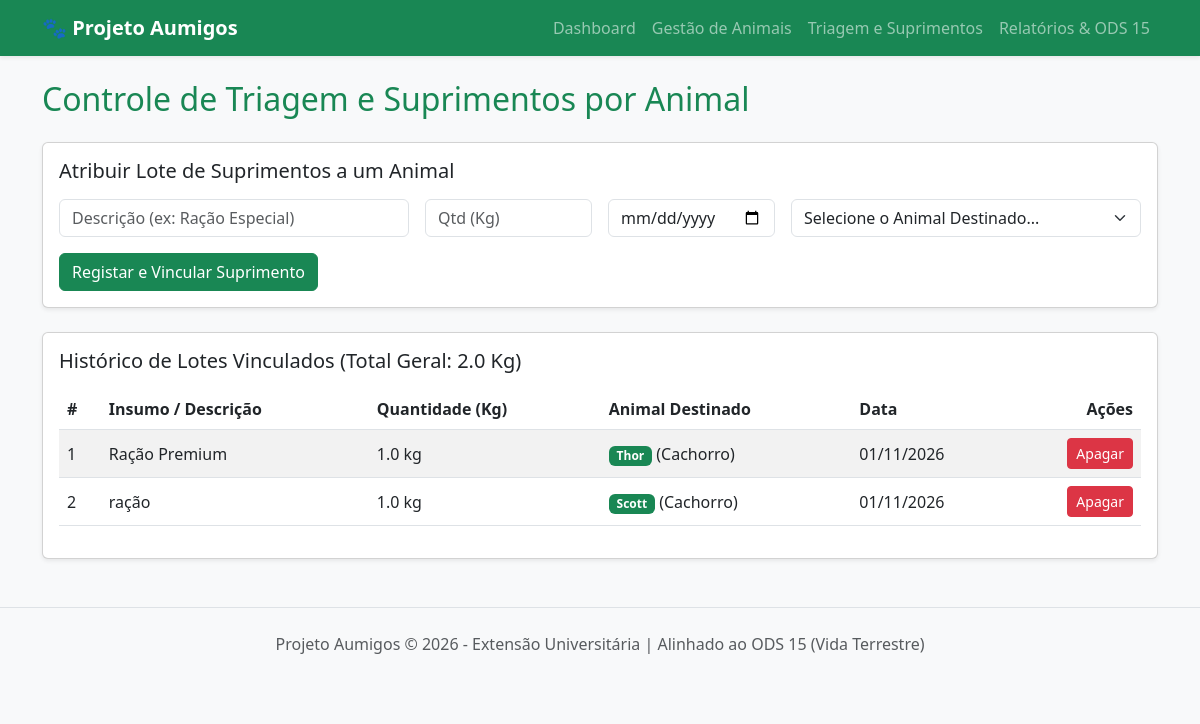
The app's page /triagem with its own data.
### app.py (models this page shows)
class Suprimento(db.Model):
    id = db.Column(db.Integer, primary_key=True)
    descricao = db.Column(db.String(150), nullable=False)
    quantidade_kg = db.Column(db.Float, nullable=False)
    data_registro = db.Column(db.String(50), nullable=False)
    animal_id = db.Column(db.Integer, db.ForeignKey('animal.id'), nullable=False)

class Animal(db.Model):
    id = db.Column(db.Integer, primary_key=True)
    nome = db.Column(db.String(100), nullable=False)
    especie = db.Column(db.String(50), nullable=False)
    idade = db.Column(db.String(50), nullable=False)
    status_saude = db.Column(db.String(200), nullable=False)
    suprimentos = db.relationship('Suprimento', backref='animal_destinado', lazy=True, cascade='all, delete-orphan')

### app.py (the view, shortened to what this page needs)
@app.route('/triagem', methods=['GET', 'POST'])
def triagem():
    lista_suprimentos = Suprimento.query.all()
    lista_animais = Animal.query.all()
    total_kg = sum(s.quantidade_kg for s in lista_suprimentos)
    return render_template('triagem.html', suprimentos=lista_suprimentos, animais=lista_animais, total_kg=total_kg)

### templates/triagem.html (shortened to what this page needs)
{% extends "base.html" %}
{% block content %}
<h2 class="mb-4 text-success">Controle de Triagem e Suprimentos por Animal</h2>
<div class="card shadow-sm mb-4">
    <div class="card-body">
        <h5 class="card-title mb-3">Atribuir Lote de Suprimentos a um Animal</h5>
        <form method="POST">
            <div class="row g-3">
                <div class="col-md-4">
                    <input type="text" class="form-control" name="descricao" placeholder="Descrição (ex: Ração Especial)" required>
                </div>
                <div class="col-md-2">
                    <input type="number" step="0.1" class="form-control" name="quantidade_kg" placeholder="Qtd (Kg)" required>
                </div>
                <div class="col-md-2">
                    <input type="date" class="form-control" name="data_registro" required title="Selecione a data">
                </div>
                <div class="col-md-4">
                    <select name="animal_id" class="form-select" required>
                        <option value="" disabled selected>Selecione o Animal Destinado...</option>
                    </select>
                </div>
            </div>
            <button type="submit" class="btn btn-success mt-3">Registar e Vincular Suprimento</button>
        </form>
    </div>
</div>
<div class="card shadow-sm">
    <div class="card-body">
        <h5 class="card-title mb-3">Histórico de Lotes Vinculados (Total Geral: {{ total_kg }} Kg)</h5>
        <table class="table table-striped align-middle">
            <thead>
                <tr>
                    <th>#</th>
                    <th>Insumo / Descrição</th>
                    <th>Quantidade (Kg)</th>
                    <th>Animal Destinado</th>
                    <th>Data</th>
                    <th class="text-end">Ações</th>
                </tr>
            </thead>
            <tbody>
                {% for s in suprimentos %}
                <tr>
                    <td>{{ s.id }}</td>
                    <td>{{ s.descricao }}</td>
                    <td>{{ s.quantidade_kg }} kg</td>
                    <td><span class="badge bg-success">{{ s.animal_destinado.nome }}</span> ({{ s.animal_destinado.especie }})</td>
                    <td>{{ s.data_registro }}</td>
                    <td class="text-end">
                        <form action="{{ url_for('deletar_suprimento', id=s.id) }}" method="POST" style="display:inline;">
                            <button type="submit" class="btn btn-danger btn-sm" onclick="return confirm('Tem certeza que deseja apagar este registo?');">Apagar</button>
                        </form>
                    </td>
                </tr>
                {% else %}
                <tr><td colspan="6" class="text-center text-muted">Nenhum suprimento associado até o momento.</td></tr>
                {% endfor %}
            </tbody>
        </table>
    </div>
</div>
{% endblock %}

### templates/base.html (shortened to what this page needs)
<!DOCTYPE html>
<html lang="pt">
<head>
    <link href="https://cdn.jsdelivr.net/npm/bootstrap@5.3.0/dist/css/bootstrap.min.css" rel="stylesheet">
</head>
<body class="bg-light">
    <nav class="navbar navbar-expand-lg navbar-dark bg-success shadow-sm">
        <div class="container">
            <a class="navbar-brand fw-bold" href="{{ url_for('index') }}">🐾 Projeto Aumigos</a>
            <div class="collapse navbar-collapse" id="navbarNav">
                <ul class="navbar-nav ms-auto">
                    <li class="nav-item"><a class="nav-link" href="{{ url_for('index') }}">Dashboard</a></li>
                    <li class="nav-item"><a class="nav-link" href="{{ url_for('animais') }}">Gestão de Animais</a></li>
                    <li class="nav-item"><a class="nav-link" href="{{ url_for('triagem') }}">Triagem e Suprimentos</a></li>
                    <li class="nav-item"><a class="nav-link" href="{{ url_for('relatorios') }}">Relatórios & ODS 15</a></li>
                </ul>
            </div>
        </div>
    </nav>
    <div class="container my-4">
        {% block content %}{% endblock %}
    </div>
    <footer class="text-center py-4 text-muted border-top mt-5">
        <p>Projeto Aumigos &copy; 2026 - Extensão Universitária | Alinhado ao ODS 15 (Vida Terrestre)</p>
    </footer>
</body>
</html>

### records on screen
Suprimento: id "1", descricao "Ração Premium", quantidade_kg "1.0", animal_destinado.nome "Thor", animal_destinado.especie "Cachorro", data_registro "01/11/2026"
Suprimento: id "2", descricao "ração", quantidade_kg "1.0", animal_destinado.nome "Scott", animal_destinado.especie "Cachorro", data_registro "01/11/2026"

### other values on screen
{{ total_kg }} "2.0"
